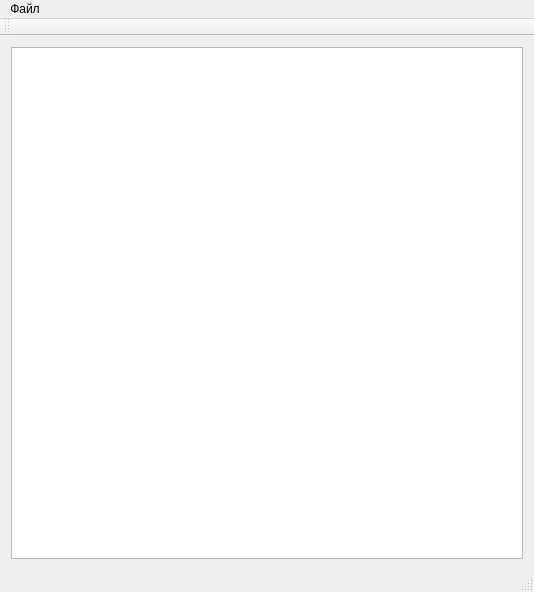
<?xml version="1.0" encoding="UTF-8"?>
<ui version="4.0">
 <class>MainWindow</class>
 <widget class="QMainWindow" name="MainWindow">
  <property name="geometry">
   <rect>
    <x>0</x>
    <y>0</y>
    <width>530</width>
    <height>583</height>
   </rect>
  </property>
  <property name="sizePolicy">
   <sizepolicy hsizetype="Expanding" vsizetype="Expanding">
    <horstretch>0</horstretch>
    <verstretch>0</verstretch>
   </sizepolicy>
  </property>
  <property name="mouseTracking">
   <bool>false</bool>
  </property>
  <property name="windowTitle">
   <string>MainWindow</string>
  </property>
  <widget class="QWidget" name="centralWidget">
   <layout class="QGridLayout" name="gridLayout">
    <item row="0" column="0">
     <widget class="QGraphicsView" name="view">
      <property name="enabled">
       <bool>true</bool>
      </property>
      <property name="minimumSize">
       <size>
        <width>512</width>
        <height>512</height>
       </size>
      </property>
      <property name="mouseTracking">
       <bool>false</bool>
      </property>
      <property name="focusPolicy">
       <enum>Qt::StrongFocus</enum>
      </property>
      <property name="autoFillBackground">
       <bool>false</bool>
      </property>
      <property name="verticalScrollBarPolicy">
       <enum>Qt::ScrollBarAlwaysOff</enum>
      </property>
      <property name="horizontalScrollBarPolicy">
       <enum>Qt::ScrollBarAlwaysOff</enum>
      </property>
      <property name="interactive">
       <bool>true</bool>
      </property>
      <property name="sceneRect">
       <rectf>
        <x>0.000000000000000</x>
        <y>0.000000000000000</y>
        <width>0.000000000000000</width>
        <height>0.000000000000000</height>
       </rectf>
      </property>
      <property name="renderHints">
       <set>QPainter::Antialiasing</set>
      </property>
     </widget>
    </item>
   </layout>
  </widget>
  <widget class="QMenuBar" name="menuBar">
   <property name="geometry">
    <rect>
     <x>0</x>
     <y>0</y>
     <width>530</width>
     <height>21</height>
    </rect>
   </property>
   <widget class="QMenu" name="menu">
    <property name="title">
     <string>Файл</string>
    </property>
    <addaction name="actionSize"/>
   </widget>
   <addaction name="menu"/>
  </widget>
  <widget class="QToolBar" name="mainToolBar">
   <attribute name="toolBarArea">
    <enum>TopToolBarArea</enum>
   </attribute>
   <attribute name="toolBarBreak">
    <bool>false</bool>
   </attribute>
  </widget>
  <widget class="QStatusBar" name="statusBar"/>
  <action name="actionSize">
   <property name="text">
    <string>Размер</string>
   </property>
  </action>
 </widget>
 <layoutdefault spacing="6" margin="11"/>
 <resources/>
 <connections/>
</ui>
